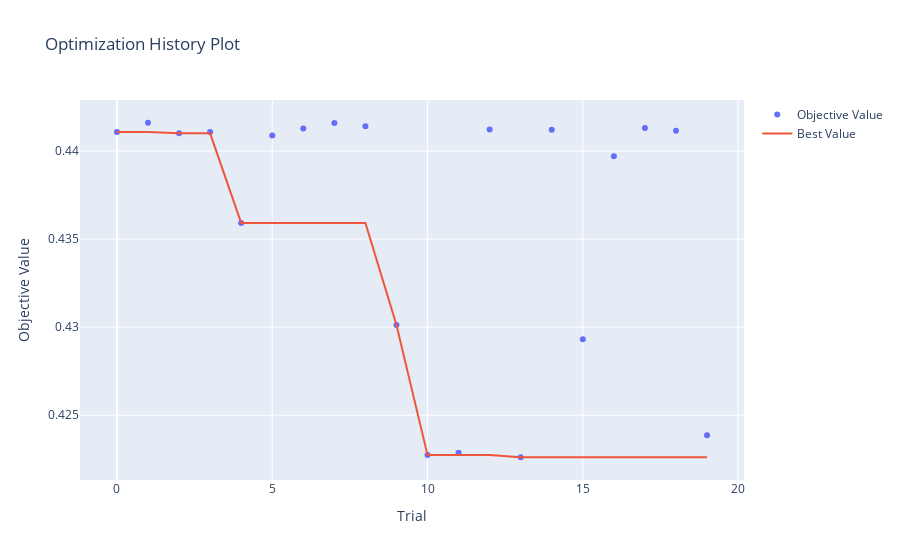

The cell this chart's notebook holds for it:
### Code cell
study = optuna.create_study(direction='minimize')
study.optimize(lambda trial : objectiveLGBM(trial, X_train_encoded, train_y), n_trials=20)
print('Best trial: score {},\nparams {}'.format(study.best_trial.value,study.best_trial.params))

optuna.visualization.plot_param_importances(study) # 파라미터 중요도 확인 그래프
optuna.visualization.plot_optimization_history(study) # 최적화 과정 시각화

### Figure 1 — Plotly figure (JSON) as saved in the notebook; plotly's stock layout.template omitted (floating-point values rounded to 4 significant figures)
{"data": [{"mode": "markers", "name": "Objective Value", "type": "scatter", "x": [0, 1, 2, 3, 4, 5, 6, 7, 8, 9, 10, 11, 12, 13, 14, 15, 16, 17, 18, 19], "y": [0.4411, 0.4416, 0.441, 0.4411, 0.4359, 0.4409, 0.4413, 0.4416, 0.4414, 0.4301, 0.4227, 0.4229, 0.4412, 0.4226, 0.4412, 0.4293, 0.4397, 0.4413, 0.4412, 0.4239]}, {"mode": "lines", "name": "Best Value", "type": "scatter", "x": [0, 1, 2, 3, 4, 5, 6, 7, 8, 9, 10, 11, 12, 13, 14, 15, 16, 17, 18, 19], "y": [0.4411, 0.4411, 0.441, 0.441, 0.4359, 0.4359, 0.4359, 0.4359, 0.4359, 0.4301, 0.4227, 0.4227, 0.4227, 0.4226, 0.4226, 0.4226, 0.4226, 0.4226, 0.4226, 0.4226]}, {"marker": {"color": "#cccccc"}, "mode": "markers", "name": "Infeasible Trial", "showlegend": false, "type": "scatter", "x": [], "y": []}], "layout": {"title": {"text": "Optimization History Plot"}, "xaxis": {"title": {"text": "Trial"}}, "yaxis": {"title": {"text": "Objective Value"}}}}
